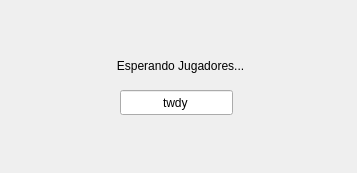
<?xml version="1.0" encoding="UTF-8"?>
<ui version="4.0">
 <class>pantallaEspera</class>
 <widget class="QWidget" name="pantallaEspera">
  <property name="geometry">
   <rect>
    <x>0</x>
    <y>0</y>
    <width>357</width>
    <height>173</height>
   </rect>
  </property>
  <property name="windowTitle">
   <string>Form</string>
  </property>
  <widget class="QLabel" name="label">
   <property name="geometry">
    <rect>
     <x>90</x>
     <y>50</y>
     <width>181</width>
     <height>31</height>
    </rect>
   </property>
   <property name="text">
    <string>Esperando Jugadores...</string>
   </property>
   <property name="alignment">
    <set>Qt::AlignCenter</set>
   </property>
  </widget>
  <widget class="QLineEdit" name="lineEdit">
   <property name="geometry">
    <rect>
     <x>120</x>
     <y>90</y>
     <width>113</width>
     <height>25</height>
    </rect>
   </property>
   <property name="text">
    <string>twdy</string>
   </property>
   <property name="alignment">
    <set>Qt::AlignCenter</set>
   </property>
   <property name="readOnly">
    <bool>true</bool>
   </property>
  </widget>
 </widget>
 <resources/>
 <connections/>
</ui>
